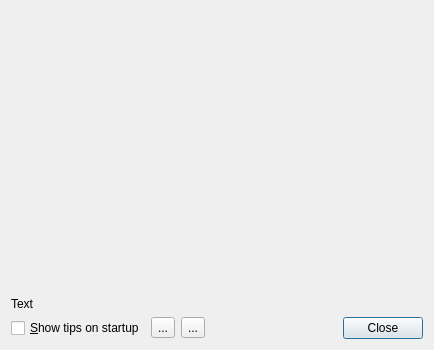
<?xml version="1.0" encoding="UTF-8"?>
<ui version="4.0">
 <class>TipsDialog</class>
 <widget class="QDialog" name="TipsDialog">
  <property name="geometry">
   <rect>
    <x>0</x>
    <y>0</y>
    <width>434</width>
    <height>350</height>
   </rect>
  </property>
  <property name="windowTitle">
   <string>Did you know...?</string>
  </property>
  <layout class="QGridLayout" name="gridLayout">
   <item row="1" column="0">
    <widget class="QLabel" name="label">
     <property name="text">
      <string/>
     </property>
     <property name="pixmap">
      <pixmap resource="q4go.qrc">:/images/lightbulb.png</pixmap>
     </property>
     <property name="alignment">
      <set>Qt::AlignCenter</set>
     </property>
    </widget>
   </item>
   <item row="1" column="1">
    <widget class="QLabel" name="imgLabel">
     <property name="sizePolicy">
      <sizepolicy hsizetype="Expanding" vsizetype="Preferred">
       <horstretch>0</horstretch>
       <verstretch>0</verstretch>
      </sizepolicy>
     </property>
     <property name="text">
      <string/>
     </property>
    </widget>
   </item>
   <item row="8" column="0" colspan="2">
    <layout class="QHBoxLayout" name="horizontalLayout">
     <item>
      <widget class="QCheckBox" name="startupCheckBox">
       <property name="text">
        <string>&amp;Show tips on startup</string>
       </property>
      </widget>
     </item>
     <item>
      <widget class="QToolButton" name="prevButton">
       <property name="text">
        <string>...</string>
       </property>
       <property name="icon">
        <iconset resource="q4go.qrc">
         <normaloff>:/BoardWindow/images/boardwindow/1leftarrow.png</normaloff>:/BoardWindow/images/boardwindow/1leftarrow.png</iconset>
       </property>
      </widget>
     </item>
     <item>
      <widget class="QToolButton" name="nextButton">
       <property name="text">
        <string>...</string>
       </property>
       <property name="icon">
        <iconset resource="q4go.qrc">
         <normaloff>:/BoardWindow/images/boardwindow/1rightarrow.png</normaloff>:/BoardWindow/images/boardwindow/1rightarrow.png</iconset>
       </property>
      </widget>
     </item>
     <item>
      <widget class="QDialogButtonBox" name="buttonBox">
       <property name="orientation">
        <enum>Qt::Horizontal</enum>
       </property>
       <property name="standardButtons">
        <set>QDialogButtonBox::Close</set>
       </property>
      </widget>
     </item>
    </layout>
   </item>
   <item row="2" column="1">
    <spacer name="verticalSpacer">
     <property name="orientation">
      <enum>Qt::Vertical</enum>
     </property>
     <property name="sizeHint" stdset="0">
      <size>
       <width>20</width>
       <height>1</height>
      </size>
     </property>
    </spacer>
   </item>
   <item row="0" column="1">
    <spacer name="verticalSpacer_2">
     <property name="orientation">
      <enum>Qt::Vertical</enum>
     </property>
     <property name="sizeHint" stdset="0">
      <size>
       <width>20</width>
       <height>1</height>
      </size>
     </property>
    </spacer>
   </item>
   <item row="3" column="0" colspan="2">
    <widget class="QLabel" name="textLabel">
     <property name="sizePolicy">
      <sizepolicy hsizetype="Expanding" vsizetype="Preferred">
       <horstretch>0</horstretch>
       <verstretch>0</verstretch>
      </sizepolicy>
     </property>
     <property name="text">
      <string>Text</string>
     </property>
     <property name="wordWrap">
      <bool>true</bool>
     </property>
    </widget>
   </item>
  </layout>
 </widget>
 <resources>
  <include location="q4go.qrc"/>
 </resources>
 <connections>
  <connection>
   <sender>buttonBox</sender>
   <signal>accepted()</signal>
   <receiver>TipsDialog</receiver>
   <slot>accept()</slot>
   <hints>
    <hint type="sourcelabel">
     <x>248</x>
     <y>254</y>
    </hint>
    <hint type="destinationlabel">
     <x>157</x>
     <y>274</y>
    </hint>
   </hints>
  </connection>
  <connection>
   <sender>buttonBox</sender>
   <signal>rejected()</signal>
   <receiver>TipsDialog</receiver>
   <slot>reject()</slot>
   <hints>
    <hint type="sourcelabel">
     <x>316</x>
     <y>260</y>
    </hint>
    <hint type="destinationlabel">
     <x>286</x>
     <y>274</y>
    </hint>
   </hints>
  </connection>
 </connections>
</ui>
